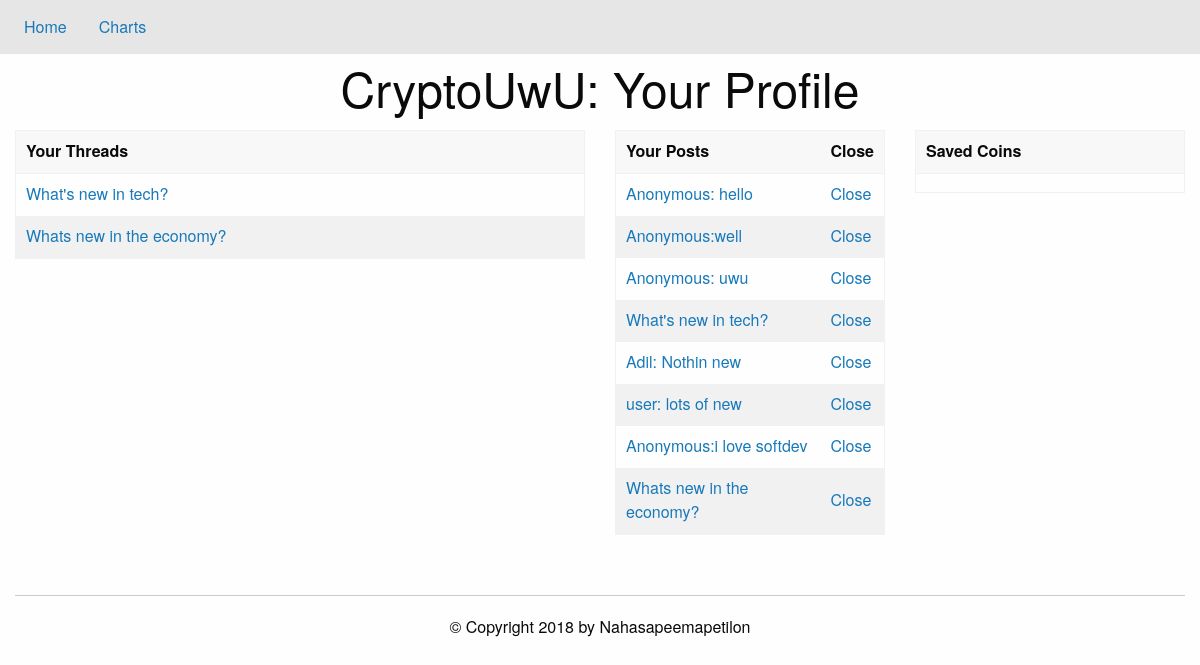
Screenshot of /profile (signed in) with the database file from the repository.
### tables this page shows
CREATE TABLE user_threads (threadID INT PRIMARY KEY, post TEXT);

CREATE TABLE user_posts (threadID INT, postID INT, post TEXT);

### app.py (the view)
@app.route('/profile')
def load_profile():
    if noUser():
        return redirect('/')
    db = sqlite3.connect('./data/base.db')
    c = db.cursor()
    coins=dbEditor.getCoins(c,session['username'])
    threads=dbEditor.userThreads(c, session['username'])
    posts=dbEditor.userPosts(c,session['username'])
    db.close()
    return render_template('profile.html', coins=coins, threads=threads, posts=posts)

### app.py (called while the page is built)
def noUser():
    return 'username' not in session.keys()

### util/dbEditor.py (called while the page is built)
def foo_char_html(str): # parses through username
    return str.replace('&', '&amp;').replace('<', '&lt;').replace('>', '&gt;')

def getCoins(cursor,user): # get list of coins user likes
    t = cursor.execute("SELECT listCoins from coins WHERE username = ?;", (foo_char_html(user),)).fetchone()[0]
    val = t.split("!")
    return val

def userThreads(cursor,user):
    v = "SELECT post,threadID FROM " + user + "_threads;"
    l = list(cursor.execute(v))
    return l

def userPosts(cursor,user):
    v = "SELECT * FROM " + user + "_posts;"
    l = list(cursor.execute(v))
    return l

### templates/profile.html (shortened to what this page needs)
{% extends "register.html" %}
{% block content %}
<h1 class="text-center"> CryptoUwU: Your Profile</h1>
<div class="grid-container">
  <div class="grid-x grid-padding-x">
    <div class="cell small-6">
      <table class="hover">
	<thead><tr>
	    <th> Your Threads </th>
	</tr></thead>
	<tbody>
	  {% for thread in threads %}
	  <tr>
	    <td><a href="/thread?id={{thread[1]}}">{{ thread[0] }}</a></td>
	  </tr>
	  {% endfor %}
	</tbody>
      </table>
    </div>
  <div  class="cell small-3">
    <table class="hover">
      <thead><tr>
	  <th> Your Posts
	  </th>
	  <th> Close</th>
      </tr></thead>
      <tbody>
	{% for post in posts %}
	<tr data-closable>
	  <td><a href="/thread?id={{post[0]}}#{{post[1]}}">{{ post[2] }}</a>
	  </td>
	  <td><a href="#" data-close>Close</a>
	  </td>
	</tr>
	{% endfor %}
      </tbody>
    </table>
  </div>
  <div  class="cell small-3">
    <table class="hover">
      <thead><tr>
	  <th> Saved Coins </th>
      </tr></thead>
      <tbody>
	{% for coin in coins %}
	<tr>
	  <td>{{ coin }}</td>
	</tr>
	{% endfor %}
      </tbody>
    </table>
  </div>
</div>
{% endblock %}

### rows the page displays
user_threads: post "What's new in tech?"
user_threads: post "Whats new in the economy?"
user_posts: post "Anonymous: hello"
user_posts: post "Anonymous:well"
user_posts: post "Anonymous: uwu"
user_posts: post "What's new in tech?"
user_posts: post "Adil: Nothin new"
user_posts: post "user: lots of new"
user_posts: post "Anonymous:i love softdev"
user_posts: post "Whats new in the economy?"
